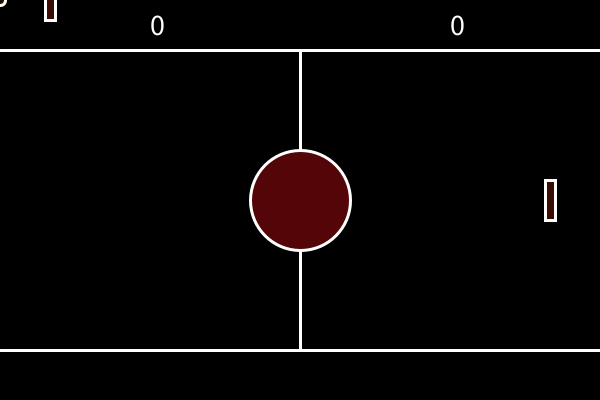
Frame 1 (no input)
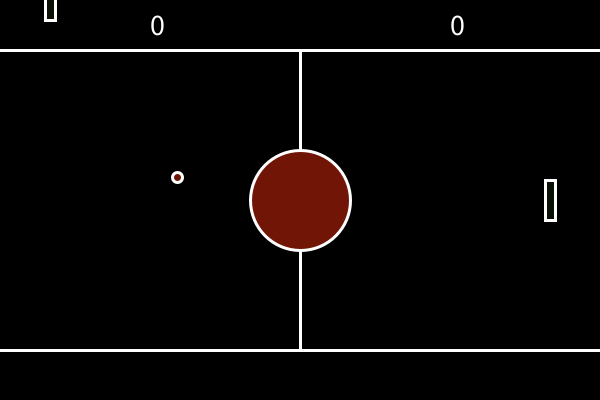
Frame 60 (the mouse pressed at the canvas centre just before this capture)
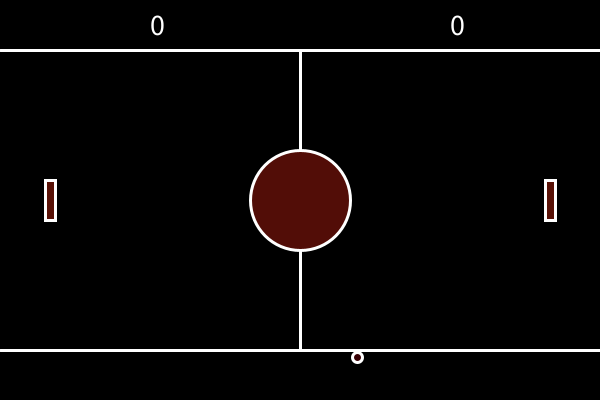
Frame 120 (the mouse held since frame 60 and released just before this capture)

The Processing sketch that drew these frames (run headless with seeded random() and noise(); from frame 60 on, the mouse is pressed at the canvas centre):

// Processing sketch: processing_164762
// ── processing_164762.pde

int x = 0;
int y = 0;
int my = 3;
int mx = 3;
int p2Y = 200; 

int p1score = 0;
int p2score = 0; 
void setup() {
  size(600, 400);
}

void draw() {
  drawBackground();  
  fill(random(129), random(23), random(8));
  ellipse(x, y, 10, 10);
  x+=mx;
  y+=my;
  if (y > height|| y < 0) {
    my *= -1;
  }
  if (x > width) {
    mx *= -1;
    x=width/2;
    y=height/2;
    p1score += 100;
  }

  if (x < 0) {
    mx *= -1;
    x=width/2;
    y=height/2;
    p2score +=100;
  }
  fill(random(129), random(23), random(8));
  paddle(50, mouseY);
  paddle(550, p2Y);

  //hit test!
  if (abs(x-50)<10 && abs(y-mouseY)<20) {
    mx = abs(mx);
  }
  if (abs(x-550)<10 && abs(y-p2Y)<20) {
    mx = abs(mx);
  }
}
// Keyboard Input for player 2!
void keyPressed() {
  if (key=='w') {
    p2Y = p2Y - 50;
}
}
void paddle(int x, int y) {
  //Paddle 
  rectMode(CENTER);
  rect(x, y, 10, 40);
}
//draw Background
void drawBackground() {
  background(0);
  stroke(255);
  strokeWeight(3);
  fill(50);
  line(0, 50, width, 50);
  line(0, 350, width, 350);
  line(width/2, 50, width/2, height-50);
  fill(random(129), random(23), random(8));
  ellipse(width/2, height/2, 100, 100);

  fill(255);
  textSize(30); 
  text(p1score, 150, 35);
  text(p2score, width-150, 35);
}
